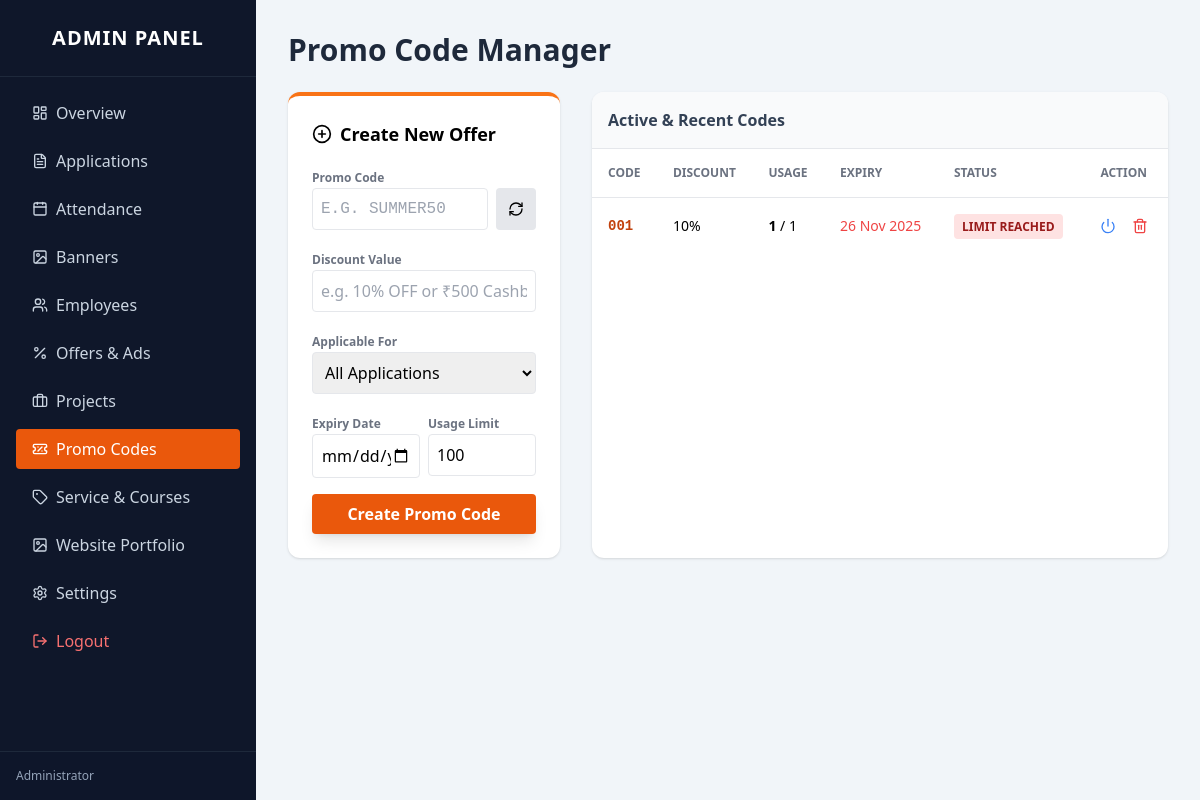
Page /admin/promocodes.php (signed in) on the committed database.
### tables this page shows
CREATE TABLE `promo_codes` (
  `id` int(11) NOT NULL,
  `code` varchar(50) NOT NULL,
  `discount` varchar(100) NOT NULL,
  `type` enum('project','course','all') DEFAULT 'all',
  `expiry_date` date NOT NULL,
  `usage_limit` int(11) DEFAULT 1,
  `used_count` int(11) DEFAULT 0,
  `status` enum('active','inactive') DEFAULT 'active',
  `created_at` timestamp NOT NULL DEFAULT current_timestamp()
);

### admin/promocodes.php (the view, shortened to what this page needs)
<?php
include '../includes/config.php';
?>
<!DOCTYPE html>
<html lang="en">
<head>
    <script src="https://cdn.tailwindcss.com"></script>
</head>
<body class="bg-slate-100 flex h-screen">
    <div class="w-64 bg-slate-900 text-white flex flex-col shrink-0">
        <div class="p-6 font-bold text-xl tracking-wider text-center border-b border-slate-800">ADMIN PANEL</div>
        <nav class="flex-1 p-4 space-y-2 overflow-y-auto">
            <a href="dashboard.php" class="flex items-center px-4 py-2 hover:bg-slate-800 rounded text-slate-300"><i data-lucide="layout-dashboard" class="w-4 h-4 mr-2"></i> Overview</a>
            <a href="applications.php" class="flex items-center px-4 py-2 hover:bg-slate-800 rounded text-slate-300"><i data-lucide="file-text" class="w-4 h-4 mr-2"></i> Applications</a>
            <a href="attendance.php" class="flex items-center px-4 py-2 hover:bg-slate-800 rounded text-slate-300"><i data-lucide="calendar" class="w-4 h-4 mr-2"></i> Attendance</a>
            <a href="banners.php" class="flex items-center px-4 py-2 hover:bg-slate-800 rounded text-slate-300"><i data-lucide="image" class="w-4 h-4 mr-2"></i> Banners</a>
            <a href="employees.php" class="flex items-center px-4 py-2 hover:bg-slate-800 rounded text-slate-300"><i data-lucide="users" class="w-4 h-4 mr-2"></i> Employees</a>
            <a href="offers.php" class="flex items-center px-4 py-2 hover:bg-slate-800 rounded text-slate-300"><i data-lucide="percent" class="w-4 h-4 mr-2"></i> Offers & Ads</a>
            <a href="projects.php" class="flex items-center px-4 py-2 hover:bg-slate-800 rounded text-slate-300"><i data-lucide="briefcase" class="w-4 h-4 mr-2"></i> Projects</a>
            <a href="promocodes.php" class="flex items-center px-4 py-2 bg-orange-600 rounded text-white"><i data-lucide="ticket-percent" class="w-4 h-4 mr-2"></i> Promo Codes</a>
            <a href="service_courses.php" class="flex items-center px-4 py-2 hover:bg-slate-800 rounded text-slate-300"><i data-lucide="tag" class="w-4 h-4 mr-2"></i> Service & Courses</a>
            <a href="portfolio.php" class="flex items-center px-4 py-2 hover:bg-slate-800 rounded text-slate-300"><i data-lucide="image" class="w-4 h-4 mr-2"></i> Website Portfolio</a>
            <a href="settings.php" class="flex items-center px-4 py-2 hover:bg-slate-800 rounded text-slate-300"><i data-lucide="settings" class="w-4 h-4 mr-2"></i> Settings</a>
            <a href="../login.php" class="flex items-center px-4 py-2 mt-4 text-red-400 hover:bg-slate-800 rounded"><i data-lucide="log-out" class="w-4 h-4 mr-2"></i> Logout</a>
        </nav>
        <div class="p-4 border-t border-slate-800 flex items-center gap-3 bg-slate-900/50">
            <div class="overflow-hidden">
                <p class="text-xs text-slate-400">Administrator</p>
            </div>
        </div>
    </div>
    <div class="flex-1 p-8 overflow-y-auto">
        <h2 class="text-3xl font-bold text-slate-800 mb-6">Promo Code Manager</h2>
        <div class="grid grid-cols-1 lg:grid-cols-3 gap-8">
            <div class="lg:col-span-1 bg-white p-6 rounded-xl shadow h-fit border-t-4 border-orange-500">
                <h3 class="font-bold text-lg mb-4 flex items-center"><i data-lucide="plus-circle" class="w-5 h-5 mr-2"></i> Create New Offer</h3>
                <form method="POST" class="space-y-4">
                    <div>
                        <label class="text-xs font-bold text-gray-500">Promo Code</label>
                        <div class="flex gap-2">
                            <input type="text" name="code" id="code_input" placeholder="e.g. SUMMER50" required class="w-full p-2 border rounded font-mono uppercase">
                            <button type="button" onclick="generateCode()" class="bg-gray-200 hover:bg-gray-300 px-3 rounded" title="Generate Random"><i data-lucide="refresh-cw" class="w-4 h-4"></i></button>
                        </div>
                    </div>
                    <div>
                        <label class="text-xs font-bold text-gray-500">Discount Value</label>
                        <input type="text" name="discount" placeholder="e.g. 10% OFF or ₹500 Cashback" required class="w-full p-2 border rounded">
                    </div>
                    <div>
                        <label class="text-xs font-bold text-gray-500">Applicable For</label>
                        <select name="type" class="w-full p-2 border rounded">
                            <option value="all">All Applications</option>
                        </select>
                    </div>
                    <div class="grid grid-cols-2 gap-2">
                        <div>
                            <label class="text-xs font-bold text-gray-500">Expiry Date</label>
                            <input type="date" name="expiry" required class="w-full p-2 border rounded">
                        </div>
                        <div>
                            <label class="text-xs font-bold text-gray-500">Usage Limit</label>
                            <input type="number" name="limit" value="100" required class="w-full p-2 border rounded">
                        </div>
                    </div>
                    <button name="create_code" class="w-full bg-orange-600 text-white py-2 rounded font-bold hover:bg-orange-700 transition shadow-lg">Create Promo Code</button>
                </form>
            </div>
            <div class="lg:col-span-2 bg-white rounded-xl shadow overflow-hidden">
                <div class="p-4 bg-gray-50 font-bold text-slate-700 border-b">Active & Recent Codes</div>
                <table class="w-full text-left">
                    <thead class="bg-white border-b text-xs uppercase text-gray-500">
                        <tr>
                            <th class="p-4">Code</th>
                            <th class="p-4">Discount</th>
                            <th class="p-4">Usage</th>
                            <th class="p-4">Expiry</th>
                            <th class="p-4">Status</th>
                            <th class="p-4 text-center">Action</th>
                        </tr>
                    </thead>
                    <tbody class="divide-y text-sm">
                        <?php
                        $res = $conn->query("SELECT * FROM promo_codes ORDER BY created_at DESC");
                        while($row = $res->fetch_assoc()):
                            $is_expired = strtotime($row['expiry_date']) < time();
                            $is_full = $row['used_count'] >= $row['usage_limit'];
                            $status_class = ($row['status']=='active' && !$is_expired && !$is_full) ? 'bg-green-100 text-green-800' : 'bg-red-100 text-red-800';
                            $status_text = $row['status'];
                            if($is_expired) $status_text = "Expired";
                            if($is_full) $status_text = "Limit Reached";
                        ?>
                        <tr class="hover:bg-slate-50">
                            <td class="p-4 font-mono font-bold text-orange-700"><?php echo htmlspecialchars($row['code']); ?></td>
                            <td class="p-4"><?php echo htmlspecialchars($row['discount']); ?></td>
                            <td class="p-4">
                                <span class="font-bold"><?php echo $row['used_count']; ?></span> / <?php echo $row['usage_limit']; ?>
                            </td>
                            <td class="p-4 <?php echo $is_expired ? 'text-red-500' : ''; ?>">
                                <?php echo date('d M Y', strtotime($row['expiry_date'])); ?>
                            </td>
                            <td class="p-4">
                                <span class="px-2 py-1 rounded text-xs font-bold uppercase <?php echo $status_class; ?>">
                                    <?php echo $status_text; ?>
                                </span>
                            </td>
                            <td class="p-4 flex justify-center gap-2">
                                <a href="?toggle=<?php echo $row['id']; ?>" class="text-blue-500 hover:bg-blue-50 p-1 rounded" title="Toggle Status"><i data-lucide="power" class="w-4 h-4"></i></a>
                                <a href="?delete=<?php echo $row['id']; ?>" onclick="return confirm('Delete this code?')" class="text-red-500 hover:bg-red-50 p-1 rounded" title="Delete"><i data-lucide="trash-2" class="w-4 h-4"></i></a>
                            </td>
                        </tr>
                        <?php endwhile; ?>
                    </tbody>
                </table>
            </div>
        </div>
    </div>
</body>
</html>

### rows in the picture
promo_codes: code "001", discount "10%", used_count "1", usage_limit "1", expiry_date "26 Nov 2025", status_text "LIMIT REACHED"
